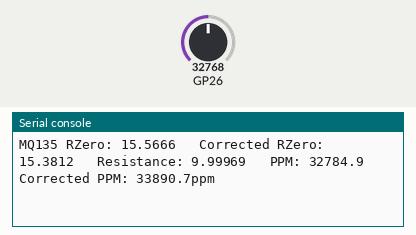
This program was run on a simulated Raspberry Pi Pico running CircuitPython. On the bench: the last lines printed to the serial console. The inputs (shaded band) are chosen by the test bench; at power-on: GP26 = 32768 (analog values on the 0–65535 scale). Library files of the repository ran but are not shown: mq135cpy.py.

Above: at 1.2 s.
1.3 s: GP26 set to 57670
At 1.72 s:
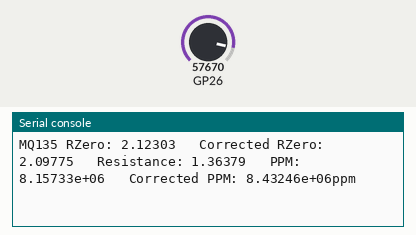
3.0 s: GP26 set to 45874
At 3.23 s:
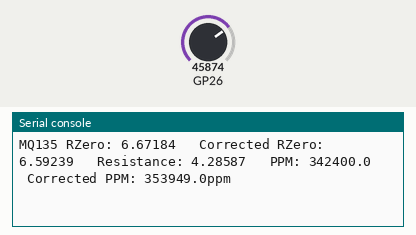

The program:

C02code.py
```python
from mq135cpy import MQ135

import time
import board


# setup
temperature = 21.0
humidity = 25.0

mq135 = MQ135(board.GP26)  # analog PIN A0

# loop
while True:
    rzero = mq135.get_rzero()
    corrected_rzero = mq135.get_corrected_rzero(temperature, humidity)
    resistance = mq135.get_resistance()
    ppm = mq135.get_ppm()
    corrected_ppm = mq135.get_corrected_ppm(temperature, humidity)

    print("MQ135 RZero: " + str(rzero) + "\t Corrected RZero: " + str(corrected_rzero) +
            "\t Resistance: " + str(resistance) + "\t PPM: " + str(ppm) +
            "\t Corrected PPM: " + str(corrected_ppm) + "ppm")
    time.sleep(0.3)
```

Measured:
- after the input at 1.3 s, the serial console: prints a new line after 0.21 s (image 1)
- after the input at 3.0 s, the serial console: prints a new line at once (image 2)
